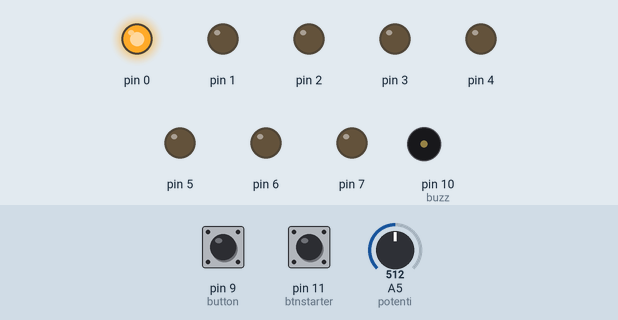
A sketch run on a simulated Arduino Uno, built with avr-gcc and run on an emulated ATmega328P. On the bench: output pins drawn as LEDs (lit = HIGH), buzzer (waves = sounding). Dashed ring = blinking. Inputs (shaded band) come from the test bench; at power-on: pin 11 (btnstarter) HIGH, pin 9 (button) HIGH, A5 (potenti) = 512. Random numbers use the default seed unless the sketch sets one.

Above: at 1.2 s.
1.3 s: pin 11 (btnstarter) pulled LOW for 0.15 s
At 1.48 s:
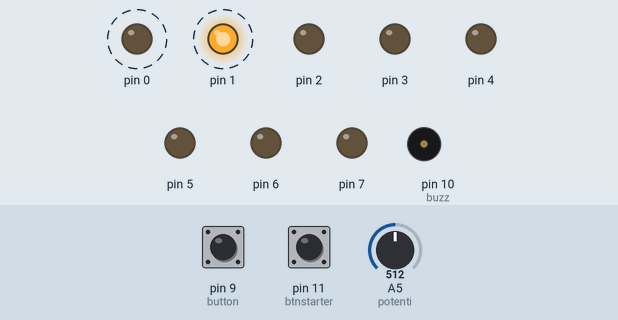
At 1.84 s:
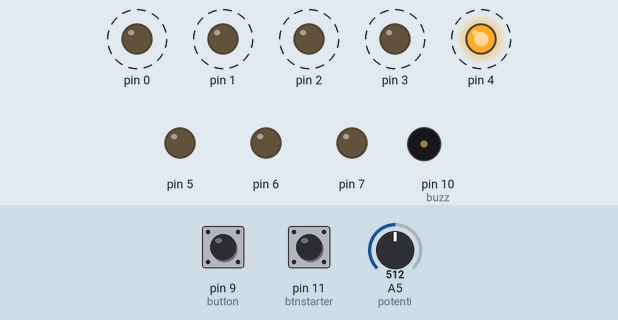
4.3 s: pin 9 (button) pulled LOW for 0.15 s
At 5.0 s:
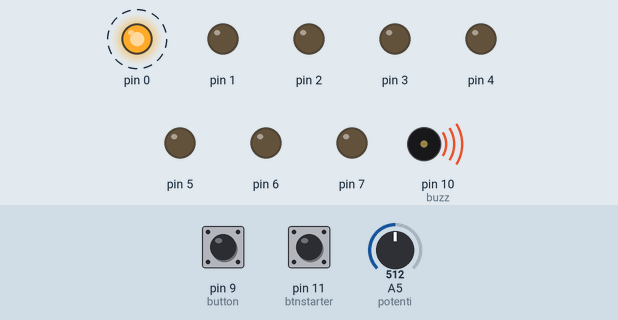
Timing chart, 0 to 7.9 s (numbered marks = the images above; inputs shaded):
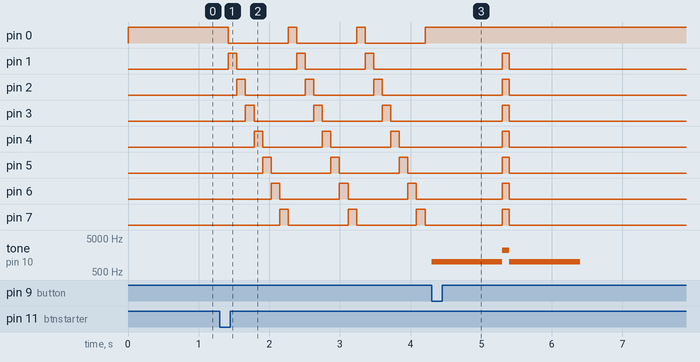

The sketch:

Reaction_time_game.ino
```cpp
const int leds[]{0b00000001, 0b00000010, 0b00000100, 0b00001000, 0b00010000, 0b00100000, 0b01000000, 0b10000000 };
const int potenti = A5;
long currentmillis;
long previousmillis = 0;
const int buzz = 10;
const int button = 9;
float interval;
float speed;
int i;
int picked;
const int btnstarter = 11;
bool win;
bool playing;
bool lose;
int counter;
long milli1;
long milli2;
long m3;
long m4;

void setup() {
  DDRD = 0b11111111;
  pinMode(buzz,OUTPUT);
  pinMode(button,INPUT_PULLUP);
  pinMode(potenti,INPUT);
  pinMode(btnstarter,INPUT_PULLUP);
  randomSeed(analogRead(A0));
  picked = random(8);
  playing = true;
  counter = 0;
  win = false;
  lose = false;
}

void loop() {
  while(playing == true){
    i = 0;
    counter = 0;
   while(digitalRead(btnstarter) == HIGH){
    PORTD = leds[picked];
   }
   while(digitalRead(button) == HIGH){
     speed = (analogRead(potenti)/10);
     interval = 70 + speed;
     currentmillis = millis();
     if(currentmillis-previousmillis >= interval){
       previousmillis = currentmillis;
       PORTD = leds[i];
       tone(buzz,2000,1);
       i = i + 1;
      }
     if(i == 8){
       i = 0;
     }
   }
   if(i != 0){
     i = i - 1;
   }else{
     i = 7;
   }
   if(i == picked){
    win = true;
   }else{
    lose = true;
   }
   if(win == true || lose == true){
    playing = false;
   }
  }
 if(win == true){
   milli1 = millis();
   PORTD = leds[i];
   tone(buzz,1000,1000);
   while(milli2 - milli1 != 1000){
     milli2 = millis();
    }
   tone(buzz,2200,100);
   PORTD = 0b11111111;
   milli1 = millis();
   while(milli2 - milli1 != 100){
     milli2 = millis();
   }
   PORTD = 0b00000000;
   counter  = counter + 1;
 }
 if(lose == true){
   m3 = millis();
   PORTD = leds[i];
   tone(buzz,3000,500);
   while(m4 - m3 != 1000){
     m4 = millis();
   }
   tone(buzz,300,500);
   PORTD = 0b10101010;
   m3 = millis();
   while(m4 - m3 != 500){
     m4 = millis();
   }
   PORTD = 0b01010101;
   tone(buzz,3500,500);
   m3 = millis();
   while(m4 - m3 != 500){
     m4 = millis();
   }
   counter = counter + 1;
 }
  if(counter == 3){
    playing = true;
    win = false;
    lose = false;
  }
}
```

Measured:
- after the input at 1.3 s, pin 0, pin 1: alternates HIGH for 0.12 s and LOW for 0.85 s, starting after 0.12 s
- after the input at 4.3 s, tone on pin 10 (buzz): silent → 1000 Hz at once, → 2200 Hz 1.0 s later, → 1000 Hz 0.10 s later, → silent 1.0 s later
